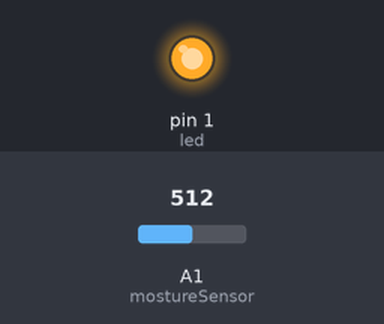
The sketch below on a simulated Arduino Uno, built with avr-gcc and run on an emulated ATmega328P. Shown: output pins drawn as LEDs (lit = HIGH). The test bench sets the inputs (shaded band); at power-on: A1 (mostureSensor) = 512.

Above: at 1.8 s.
1.9 s: A1 (mostureSensor) set to 807
3.4 s: A1 (mostureSensor) set to 831
At 5.2 s:
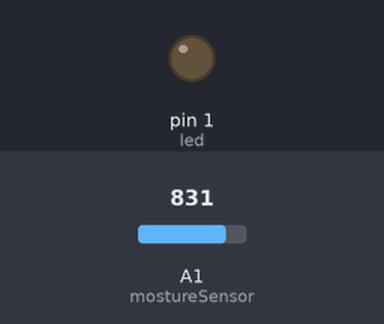
5.5 s: A1 (mostureSensor) set to 810
At 6.9 s:
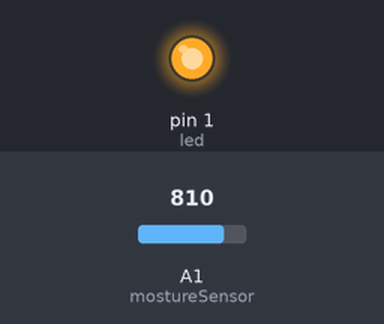
7.5 s: A1 (mostureSensor) set to 830
At 8.4 s:
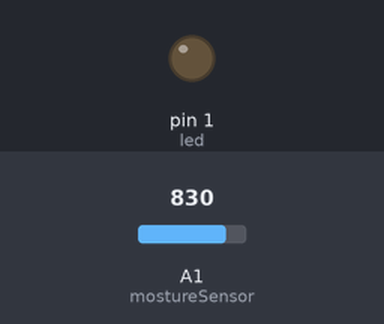
Timing chart, 0 to 10.5 s (numbered marks = the images above; inputs shaded):
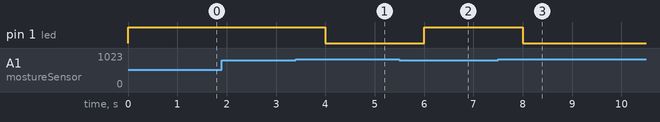

Measured:
- the behaviour switches between 819 and 820 on A1 (mostureSensor) (found by bisection; images 0 and 1)
- after the input at 1.9 s, every drawn part: stays the same
- after the input at 3.4 s, pin 1 (led): HIGH → LOW after 0.60 s
- after the input at 5.5 s, pin 1 (led): LOW → HIGH after 0.50 s
- after the input at 7.5 s, pin 1 (led): HIGH → LOW after 0.50 s

The sketch:

gemma-moisture.ino
```cpp
/*

Innovativetom.com
Flower Pot Soil Mosture Sensor

A1 - Soil Mosture Sensor
D1 - LED

LED - RED

Connect the Soil Mosture Sensor to anolog input pin 0,
and your led to pin 6

article:
http://www.instructables.com/id/Soil-Moisture-Sensor/

note:
didn't use a 1k resistor like the instructibles article

leds, long legs in the 5v rail, short legs
connected to the wires going back to the digital pins.

*/
int led = 1;

int mostureSensor = 1;

void setup() {
  // setting the led pins to outputs
  pinMode(led, OUTPUT);
}

// the loop routine runs over and over again forever:
void loop() {
  // read the input on analog pin 0:
  int sensorValue = analogRead(mostureSensor);
  // print out the value you read:

 // red only
 if (sensorValue >= 820)
 {
 digitalWrite(led, LOW);
}
// red and orange
else if (sensorValue >= 615  && sensorValue < 820)
 {
 digitalWrite(led, HIGH);
}
// red, orange, green
else if (sensorValue >= 410 && sensorValue < 615)
 {
   digitalWrite(led, HIGH);
}
// red, orange, green, green
else if (sensorValue >= 250 && sensorValue < 410)
 {
   digitalWrite(led, HIGH);
}
// all on
else if (sensorValue >= 0 && sensorValue < 250)
 {
   digitalWrite(led, HIGH);
}
  delay(1000);        // delay 1 second between reads
}
```
